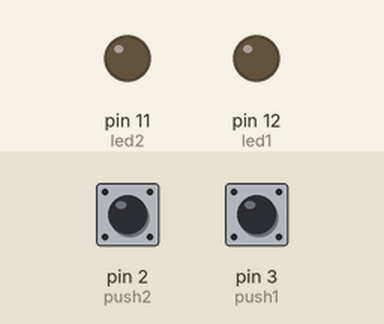
Simulated run of this sketch. Board: Arduino Uno, built with avr-gcc and run on an emulated ATmega328P. Parts: output pins drawn as LEDs (lit = HIGH). Dashed ring = blinking. The test bench sets the inputs (shaded band); at power-on: pin 2 (push2) LOW, pin 3 (push1) LOW.

Above: at 1.2 s.
1.3 s: pin 2 (push2) pulled HIGH for 1 s
At 1.8 s:
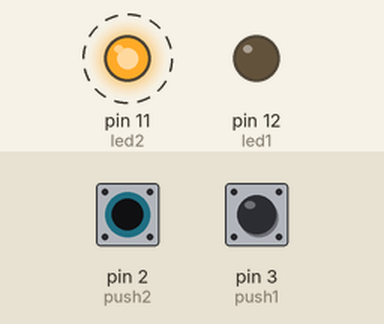
4.0 s: pin 3 (push1) pulled HIGH for 3.2 s
At 4.4 s:
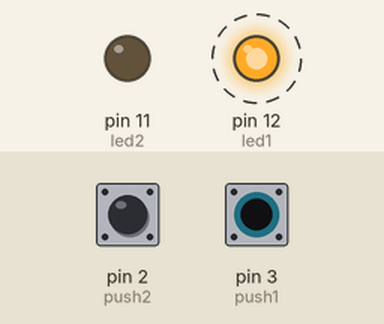
8.7 s: pin 2 (push2) pulled HIGH for 3.2 s
At 12.7 s:
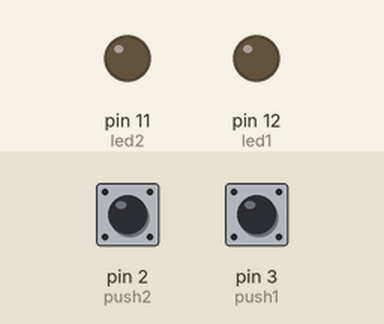
13.4 s: pin 2 (push2) driven HIGH and pin 3 (push1) driven HIGH
At 13.9 s:
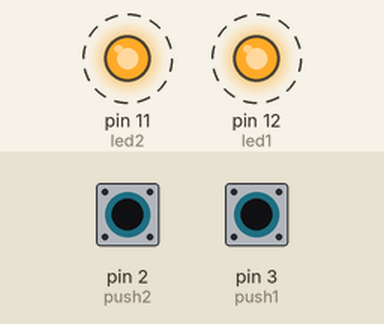
16.4 s: pin 2 (push2) driven LOW
At 17.1 s:
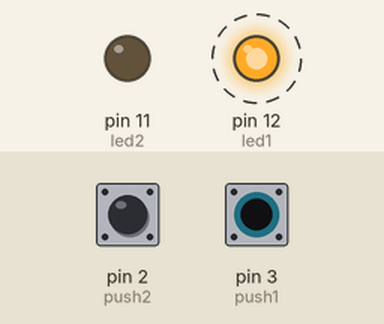
19.4 s: pin 3 (push1) driven LOW
At 20.9 s:
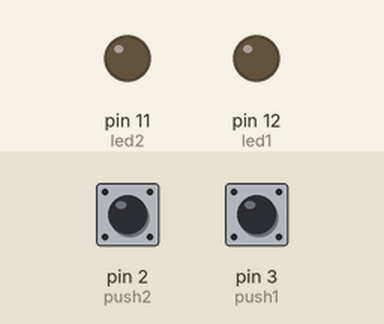
Timing chart, 0 to 22.3 s (numbered marks = the images above; inputs shaded):
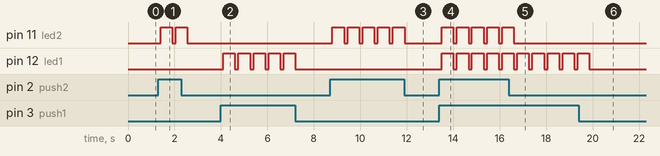

The sketch:

PollingInputs.ino
```cpp
int led1 = 12;
int led2 = 11;
int push1 = 3;
int push2 = 2;

int state1 = false;
int state2 = false;

long elapsed = 0;
bool polling = false;
bool displaying = false;

void setup() {
  pinMode(led1, OUTPUT);
  pinMode(led2, OUTPUT);

  pinMode(push1, INPUT);
  pinMode(push2, INPUT);

  digitalWrite(led1, LOW);
  digitalWrite(led2, LOW);
}

void loop() {
  if (polling) {
    if (millis() - elapsed > 100) {
      polling = false;
      displaying = true;
    } else
      evalPush();
  } else if (displaying) {
      if (state1)
        digitalWrite(led1, HIGH);
      if (state2)
        digitalWrite(led2, HIGH);
      delay(500);
      digitalWrite(led1, LOW);
      digitalWrite(led2, LOW);
      delay(50);
      state1 = false;
      state2 = false;
      displaying = false;
  } else {
    if (evalPush()) {
      elapsed = millis();
      polling = true;
    } else
      delay(10);
  }
}

boolean evalPush() {
  if (digitalRead(push1) == HIGH)
    state1 = true;
  if (digitalRead(push2) == HIGH)
    state2 = true;
  return state1 or state2;
}
```

Measured:
- after the input at 1.3 s, pin 11 (led2): alternates HIGH for 0.50 s and LOW for 0.15 s, 4 changes in all, then stays LOW, starting after 0.10 s
- after the input at 4.0 s, pin 12 (led1): alternates HIGH for 0.50 s and LOW for 0.15 s, 10 changes in all, then stays LOW, starting after 0.11 s
- after the input at 8.7 s, pin 11 (led2): alternates HIGH for 0.50 s and LOW for 0.15 s, 10 changes in all, then stays LOW, starting after 0.10 s
- after the input at 13.4 s, pin 11 (led2), pin 12 (led1): alternates HIGH for 0.50 s and LOW for 0.15 s, starting after 0.11 s
- after the input at 16.4 s, pin 11 (led2): goes on until 16.6 s, then stays LOW
- after the input at 19.4 s, pin 12 (led1): goes on until 19.9 s, then stays LOW
